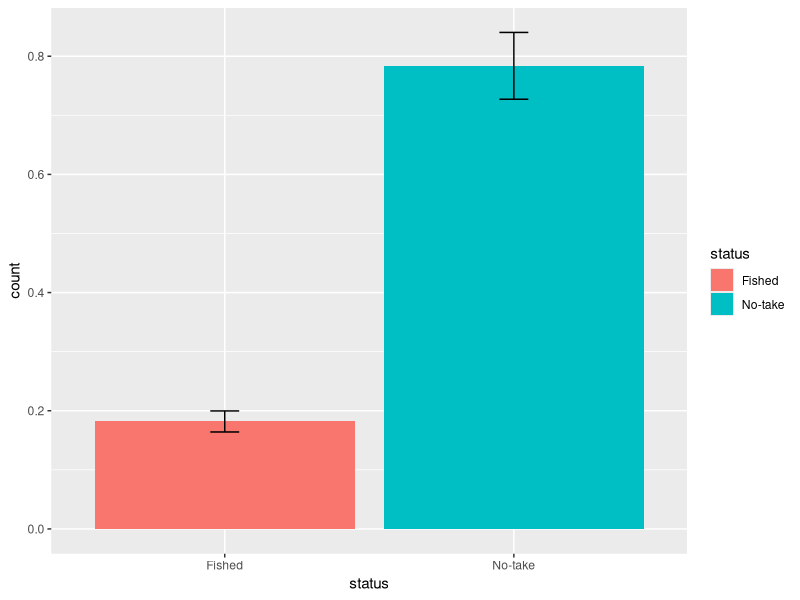
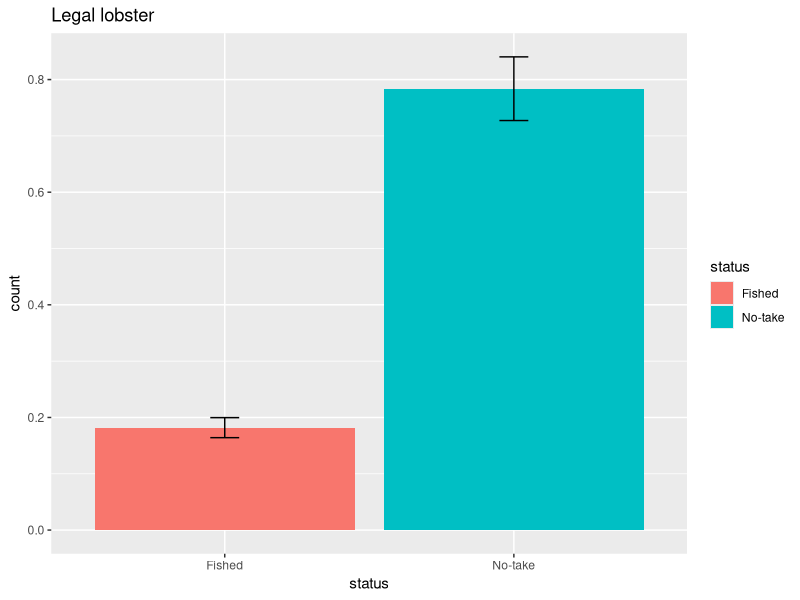
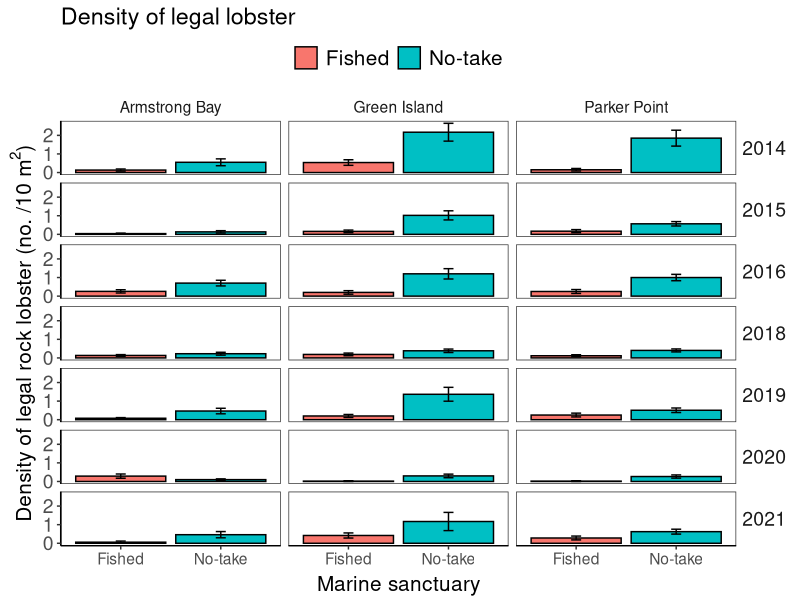
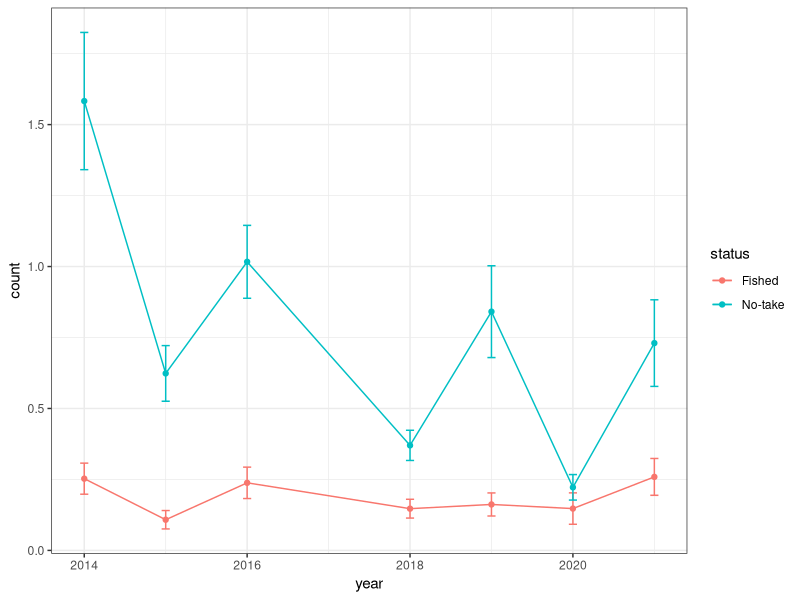
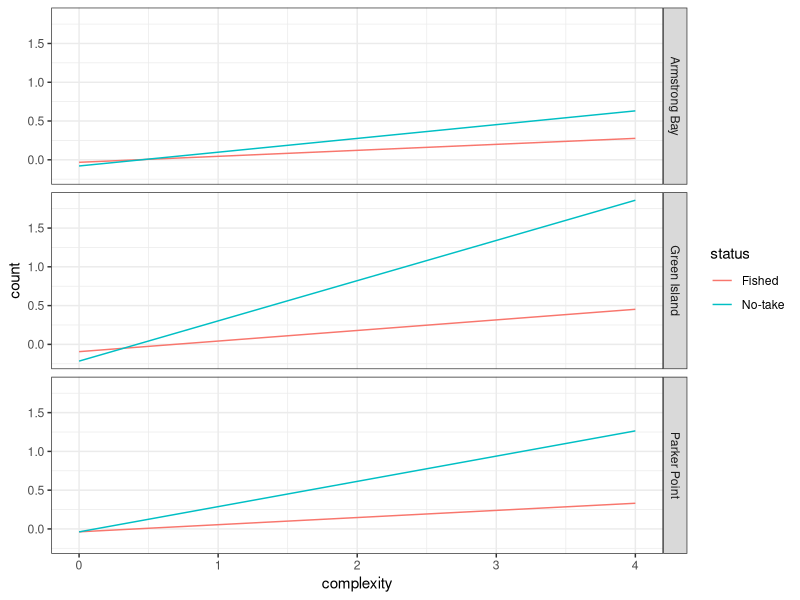
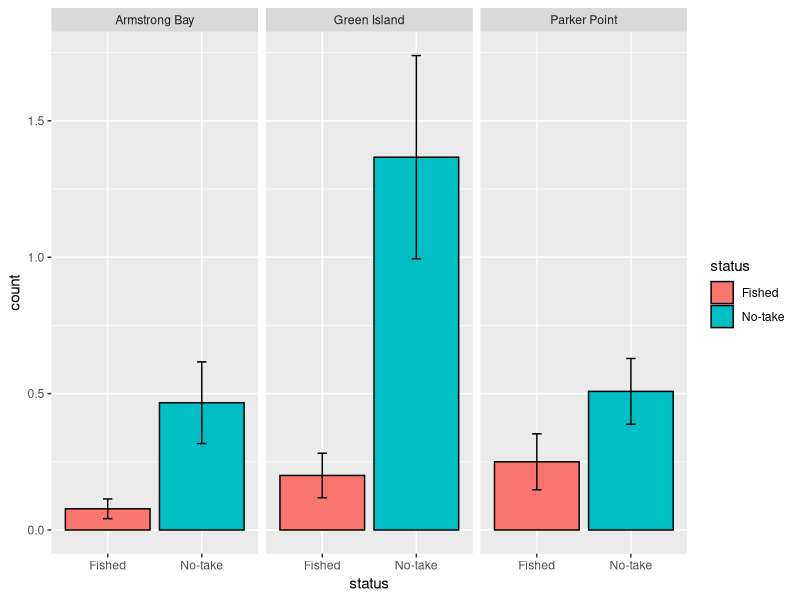
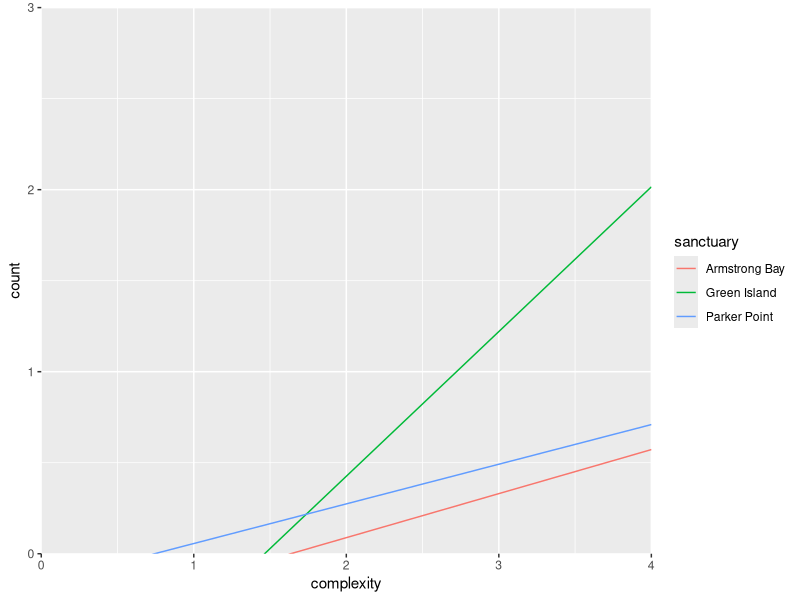
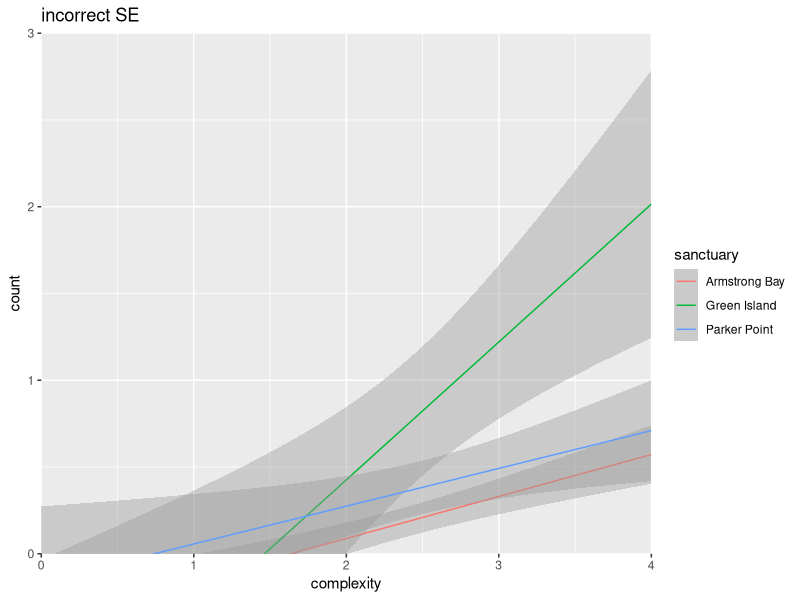

R code for these plots, in order:
## ---- chunk 1

library(knitr)
knitr::opts_chunk$set(echo = TRUE)
## ---- chunk 2
library(tidyr) #to tidy data
library(dplyr) #to transform data
library(readr) #to write data
library(here) #to make robust links to files

library(forcats) #to transform catagorical data
library(ggplot2) #to plot data
## ---- chunk 3
study<-"lobster.density"
## ---- chunk 4
se <- function(x) sd(x) / sqrt(length(x))
se.min <- function(x) (mean(x)) - se(x) #to make SE min.
se.max <- function(x) (mean(x)) + se(x) #to make SE max.
## ---- chunk 5
data.dir <- here("Data")
## ---- chunk 6
dir.create(file.path(here(), "Plots")) #create Plots folder

plots.dir=here("Analysis_Lobster_density","Plots")
## ---- chunk 7
setwd(data.dir)#this is out shortcut using here()
dir()

dat<-read_csv("lobster.density.csv")%>%
  glimpse()

## ---- chunk 8

ggplot(dat%>%filter(size.class=="legal"), aes(x=status, y=count,fill=status)) + 
  stat_summary(fun.y=mean, geom="bar") + #add bar at mean
  stat_summary(fun.ymin = se.min, fun.ymax = se.max, geom = "errorbar", width = 0.1) #add error bars

## ---- chunk 9

ggsave(here("Plots","status.barplot.png"))

## ---- chunk 10
status.barplot <- ggplot(dat%>%filter(size.class=="legal"), aes(x=status, y=count,fill=status)) + 
  stat_summary(fun.y=mean, geom="bar") + #add bar at mean
  stat_summary(fun.ymin = se.min, fun.ymax = se.max, geom = "errorbar", width = 0.1) + #add error bars
  ggtitle("Legal lobster") #add a title
status.barplot

## ---- chunk 11
ggsave(here("Plots","status.barplot2.png"),status.barplot)


ggsave(here("Plots","status.barplot2.png"),status.barplot,
       width = 15, height = 8,units = "cm") 

## ---- chunk 12
Theme1 <-
  theme(
    panel.grid.major = element_blank(), #turns off the major grid lines
    panel.grid.minor = element_blank(), #turns off the minor grid lines
    
    text=element_text(size=14), #sets all text to 14
    
    axis.title.x=element_text(vjust=0.3, size=15),
    axis.title.y=element_text(vjust=0.6, angle=90, size=15),
    axis.text.y=element_text(size=14),
    axis.line.x=element_line(colour="black", size=0.5,linetype='solid'),
    axis.line.y=element_line(colour="black", size=0.5,linetype='solid'),
    
    legend.title = element_blank(), #turns off the legend title
    legend.background = element_blank(), #turns off the legend outline
    legend.key = element_blank(), # turns off the rectangle around symbols in the legend
    legend.text = element_text(size=15),
    legend.position = "top",
    
    strip.text.y = element_text(size = 14,angle = 0), #sets size and angle of text in facet strip
    strip.background = element_blank()) #turns off the facet strip box
## ---- chunk 13

status.year.sanctuary<-ggplot(dat%>%filter(size.class=="legal"), aes(x=status, y=count,fill=status)) + 
  stat_summary(fun.y=mean, geom="bar", colour="black") +
  stat_summary(fun.ymin = se.min, fun.ymax = se.max, geom = "errorbar", width = 0.1) +
  # Labels
  xlab("Marine sanctuary")+
  ylab(bquote('Density of legal rock lobster (no. /10 m'^2*')'))+
  ggtitle("Density of legal lobster")+
  # Apperance
  theme_bw()+
  Theme1+
  facet_grid(year~sanctuary)
status.year.sanctuary

## ---- chunk 14
ggsave(here("Plots","status.barplot.png"),status.year.sanctuary,
       width = 15, height = 15,units = "cm")

## ---- chunk 15
ggplot(dat%>%filter(size.class=="legal"), aes(x=year, y=count,colour=status)) + 
  stat_summary(fun.y=mean, geom="point") +
  stat_summary(fun.y=mean, geom="line") +
  stat_summary(fun.ymin = se.min, fun.ymax = se.max, geom = "errorbar", width = 0.1)+
  theme_bw()
## ---- chunk 16
ggplot(dat%>%filter(size.class=="legal"), aes(x=complexity, y=count,colour=status)) + 
  geom_smooth(method=lm, size=0.5,se=F)+
  theme_bw()+
  facet_grid(sanctuary~.)
## ---- chunk 17
ggplot(dat%>%filter(size.class=="legal"&year==2019),aes(x=status, y=count,fill=status)) +
    stat_summary(fun.y=mean, geom="bar", colour="black") +
    stat_summary(fun.ymin = se.min, fun.ymax = se.max, geom = "errorbar", width = 0.1) +
    facet_grid(.~sanctuary)
## ---- chunk 18
 ggplot(dat%>%filter(size.class=="legal"&year==2019), aes(x=complexity, y=count,colour=sanctuary)) + 
    geom_smooth(method=lm, size=0.5,se=F)+
    coord_cartesian(ylim = c(0, 3), expand = FALSE)
## ---- chunk 19
 ggplot(dat%>%filter(size.class=="legal"&year==2019), aes(x=complexity, y=count,colour=sanctuary)) + 
    geom_smooth(method=lm, size=0.5,se=T)+
    coord_cartesian(ylim = c(0, 3), expand = FALSE)+
  ggtitle("incorrect SE")
